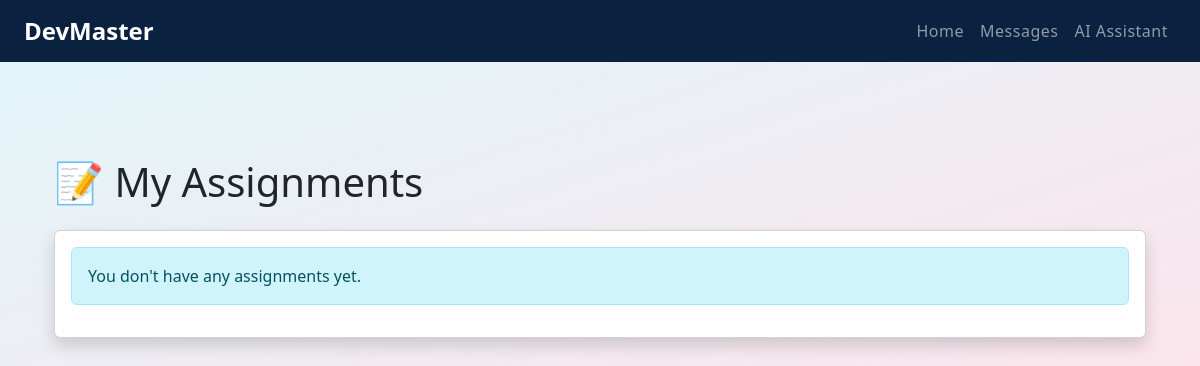
Page /assignments/ (signed in) on the earlier database version.
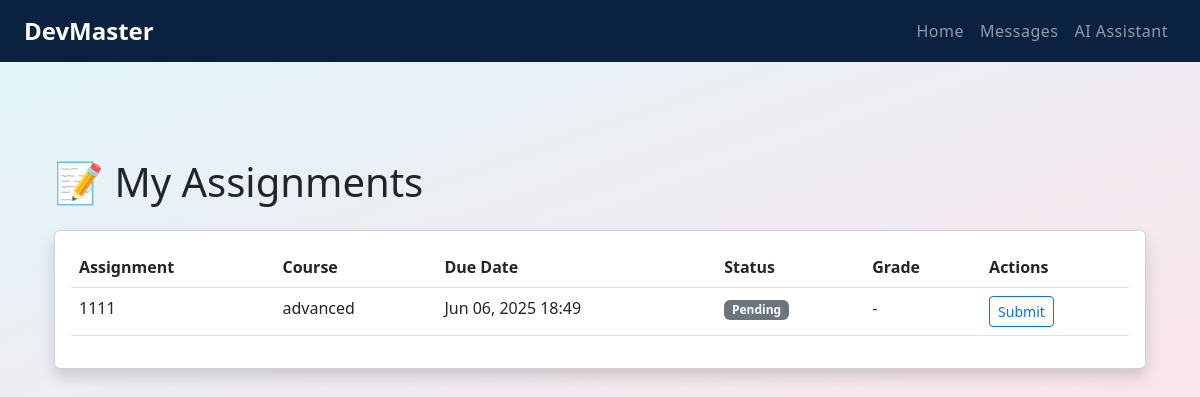
Same page on the later database version.
### users/models.py (models this page shows, shortened)
class Assignment(models.Model):
    content = models.OneToOneField(SectionContent, on_delete=models.CASCADE, related_name='assignment', null=True, blank=True)
    deadline = models.DateTimeField()
    max_points = models.PositiveIntegerField(default=100)
    allow_late_submissions = models.BooleanField(default=False)
    submission_types = models.CharField(
        max_length=20,
        choices=[('file', 'File'), ('text', 'Text'), ('both', 'File or Text')],
        default='both'
    )
    rubric = models.JSONField(blank=True, null=True)  # For advanced grading

class SectionContent(models.Model):
    CONTENT_TYPES = [
        ('text', 'Text'),
        ('file', 'File'),
        ('video', 'Video'),
        ('audio', 'Audio'),
        ('assignment', 'Assignment'),
        ('link', 'External Link'),
    ]
    section = models.ForeignKey(CourseSection, on_delete=models.CASCADE, related_name='contents')
    content_type = models.CharField(max_length=20, choices=CONTENT_TYPES)
    title = models.CharField(max_length=100)
    text_content = models.TextField(blank=True, null=True)
    file = models.FileField(upload_to='course_contents/', blank=True, null=True)
    video_url = models.URLField(blank=True, null=True)
    audio_file = models.FileField(upload_to='audio_contents/', blank=True, null=True)
    external_link = models.URLField(blank=True, null=True)
    assignment_instructions = models.TextField(blank=True, null=True)
    assignment_due_date = models.DateTimeField(blank=True, null=True)
    created_at = models.DateTimeField(auto_now_add=True)
    updated_at = models.DateTimeField(auto_now=True)
    order = models.PositiveIntegerField(default=0)
    description = models.TextField(blank=True, null=True)
    valid_from = models.DateField(blank=True, null=True)
    valid_to = models.DateField(blank=True, null=True)
    class Meta:
        ordering = ['order']

class CourseSection(models.Model):
    course = models.ForeignKey(Course, on_delete=models.CASCADE, related_name='sections')
    title = models.CharField(max_length=100)
    order = models.PositiveIntegerField(default=0)
    created_at = models.DateTimeField(auto_now_add=True)
    updated_at = models.DateTimeField(auto_now=True)
    class Meta:
        ordering = ['order']

class Course(models.Model):
    title = models.CharField(max_length=100)
    description = models.TextField()
    teacher = models.ForeignKey(Teacher, on_delete=models.CASCADE, related_name='courses')
    learning_level = models.ForeignKey(LearningLevel, on_delete=models.CASCADE, related_name='courses')

### users/views.py (the view)
# urls.py: path('assignments/', views.assignment_list, name='assignment_list'),
@login_required
def assignment_list(request):
    enrollments = Enrollment.objects.filter(student=request.user.student)
    courses = [e.course for e in enrollments]
    assignments = Assignment.objects.filter(content__section__course__in=courses).select_related(
        'content', 'content__section', 'content__section__course'
    ).order_by('deadline')
    assignments_with_status = []
    for assignment in assignments:
        submission = Submission.objects.filter(
            assignment=assignment,
            student=request.user.student
        ).first()
        assignments_with_status.append({
            'assignment': assignment,
            'submission': submission,
            'is_past_due': assignment.deadline < timezone.now()
        })
    return render(request, 'users/assignment_list.html', {
        'assignments': assignments_with_status
    })

### users/templates/users/assignment_list.html (shortened to what this page needs)
{% extends 'base.html' %}
{% block content %}
<div class="container py-5">
    <h1 class="mb-4">📝 My Assignments</h1>
    <div class="card shadow">
        <div class="card-body">
            {% if assignments %}
            <div class="table-responsive">
                <table class="table table-hover">
                    <thead>
                        <tr>
                            <th>Assignment</th>
                            <th>Course</th>
                            <th>Due Date</th>
                            <th>Status</th>
                            <th>Grade</th>
                            <th>Actions</th>
                        </tr>
                    </thead>
                    <tbody>
                        {% for item in assignments %}
                        <tr class="{% if item.is_past_due and not item.submission %}table-danger{% elif item.submission %}table-success{% endif %}">
                            <td>{{ item.assignment.content.title }}</td>
                            <td>{{ item.assignment.content.section.course.title }}</td>
                            <td>
                                {{ item.assignment.deadline|date:"M d, Y H:i" }}
                            </td>
                            <td>
                                {% if item.submission %}
                                    <span class="badge bg-success">Submitted</span>
                                    {% if item.submission.is_late %}<span class="badge bg-warning">Late</span>{% endif %}
                                {% else %}
                                    <span class="badge bg-secondary">Pending</span>
                                {% endif %}
                            </td>
                            <td>
                                {% if item.submission and item.submission.grade is not None %}
                                    {{ item.submission.grade }}/{{ item.assignment.max_points }}
                                {% else %}
                                    -
                                {% endif %}
                            </td>
                            <td>
                                <a href="{% url 'assignment_detail' item.assignment.id %}" class="btn btn-sm btn-outline-primary">
                                    {% if item.submission %}View{% else %}Submit{% endif %}
                                </a>
                            </td>
                        </tr>
                        {% endfor %}
                    </tbody>
                </table>
            </div>
            {% else %}
            <div class="alert alert-info">
                You don't have any assignments yet.
            </div>
            {% endif %}
        </div>
    </div>
</div>
{% endblock %}

Differences in the rows shown:
added Assignment: assignment.content "1111", assignment.content.section.course "advanced", assignment.deadline "Jun 06, 2025 18:49"
Other differences:
text no longer shown: "You don't have any assignments yet."
text now shown: "Assignment Course Due Date Status Grade Actions"
